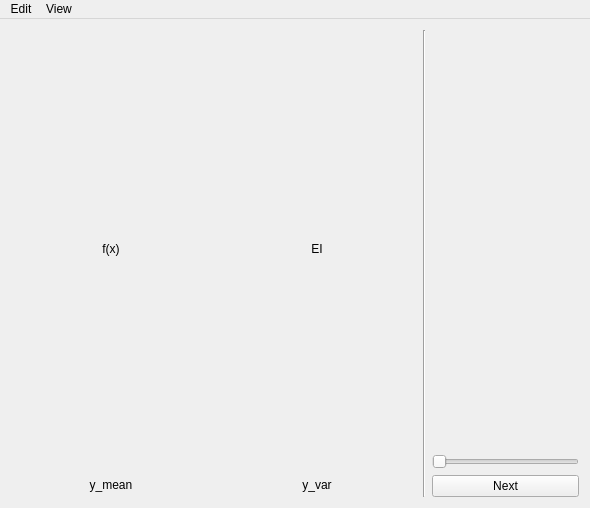
<?xml version="1.0" encoding="UTF-8"?>
<ui version="4.0">
 <class>MainWindow</class>
 <widget class="QMainWindow" name="MainWindow">
  <property name="geometry">
   <rect>
    <x>0</x>
    <y>0</y>
    <width>590</width>
    <height>508</height>
   </rect>
  </property>
  <property name="windowTitle">
   <string>MainWindow</string>
  </property>
  <widget class="QWidget" name="centralWidget">
   <layout class="QHBoxLayout" name="horizontalLayout">
    <item>
     <layout class="QGridLayout" name="gridLayout">
      <item row="3" column="0">
       <widget class="MainWidget" name="widget_m" native="true">
        <property name="minimumSize">
         <size>
          <width>200</width>
          <height>200</height>
         </size>
        </property>
       </widget>
      </item>
      <item row="3" column="1">
       <widget class="MainWidget" name="widget_s" native="true">
        <property name="minimumSize">
         <size>
          <width>200</width>
          <height>200</height>
         </size>
        </property>
       </widget>
      </item>
      <item row="1" column="1">
       <widget class="QLabel" name="label_2">
        <property name="text">
         <string>EI</string>
        </property>
        <property name="alignment">
         <set>Qt::AlignCenter</set>
        </property>
       </widget>
      </item>
      <item row="1" column="0">
       <widget class="QLabel" name="label">
        <property name="text">
         <string>f(x)</string>
        </property>
        <property name="alignment">
         <set>Qt::AlignCenter</set>
        </property>
       </widget>
      </item>
      <item row="4" column="1">
       <widget class="QLabel" name="label_4">
        <property name="text">
         <string>y_var</string>
        </property>
        <property name="alignment">
         <set>Qt::AlignCenter</set>
        </property>
       </widget>
      </item>
      <item row="0" column="1">
       <widget class="MainWidget" name="widget_e" native="true">
        <property name="minimumSize">
         <size>
          <width>200</width>
          <height>200</height>
         </size>
        </property>
       </widget>
      </item>
      <item row="0" column="0">
       <widget class="MainWidget" name="widget_y" native="true">
        <property name="minimumSize">
         <size>
          <width>200</width>
          <height>200</height>
         </size>
        </property>
       </widget>
      </item>
      <item row="4" column="0">
       <widget class="QLabel" name="label_3">
        <property name="text">
         <string>y_mean</string>
        </property>
        <property name="alignment">
         <set>Qt::AlignCenter</set>
        </property>
       </widget>
      </item>
     </layout>
    </item>
    <item>
     <widget class="Line" name="line">
      <property name="orientation">
       <enum>Qt::Vertical</enum>
      </property>
     </widget>
    </item>
    <item>
     <layout class="QVBoxLayout" name="verticalLayout">
      <item>
       <widget class="WidgetPreview" name="widget_preview" native="true"/>
      </item>
      <item>
       <widget class="QSlider" name="horizontalSlider">
        <property name="orientation">
         <enum>Qt::Horizontal</enum>
        </property>
       </widget>
      </item>
      <item>
       <widget class="QPushButton" name="pushButton">
        <property name="text">
         <string>Next</string>
        </property>
       </widget>
      </item>
     </layout>
    </item>
   </layout>
  </widget>
  <widget class="QMenuBar" name="menuBar">
   <property name="geometry">
    <rect>
     <x>0</x>
     <y>0</y>
     <width>590</width>
     <height>22</height>
    </rect>
   </property>
   <widget class="QMenu" name="menuAdd">
    <property name="title">
     <string>Edit</string>
    </property>
    <addaction name="actionBatch_visualization"/>
    <addaction name="actionProceed_optimization"/>
    <addaction name="actionClear_all_data"/>
    <addaction name="actionPrint_current_best"/>
   </widget>
   <widget class="QMenu" name="menuView">
    <property name="title">
     <string>View</string>
    </property>
   </widget>
   <addaction name="menuAdd"/>
   <addaction name="menuView"/>
  </widget>
  <action name="actionBatch_visualization">
   <property name="text">
    <string>Batch visualization</string>
   </property>
  </action>
  <action name="actionProceed_optimization">
   <property name="text">
    <string>Proceed optimization</string>
   </property>
   <property name="shortcut">
    <string>Ctrl+Return</string>
   </property>
  </action>
  <action name="actionClear_all_data">
   <property name="text">
    <string>Clear all data</string>
   </property>
  </action>
  <action name="actionPrint_current_best">
   <property name="text">
    <string>Print current best</string>
   </property>
  </action>
 </widget>
 <layoutdefault spacing="6" margin="11"/>
 <customwidgets>
  <customwidget>
   <class>MainWidget</class>
   <extends>QWidget</extends>
   <header>mainwidget.hpp</header>
   <container>1</container>
  </customwidget>
  <customwidget>
   <class>WidgetPreview</class>
   <extends>QWidget</extends>
   <header>widgetpreview.hpp</header>
   <container>1</container>
  </customwidget>
 </customwidgets>
 <resources/>
 <connections/>
</ui>
